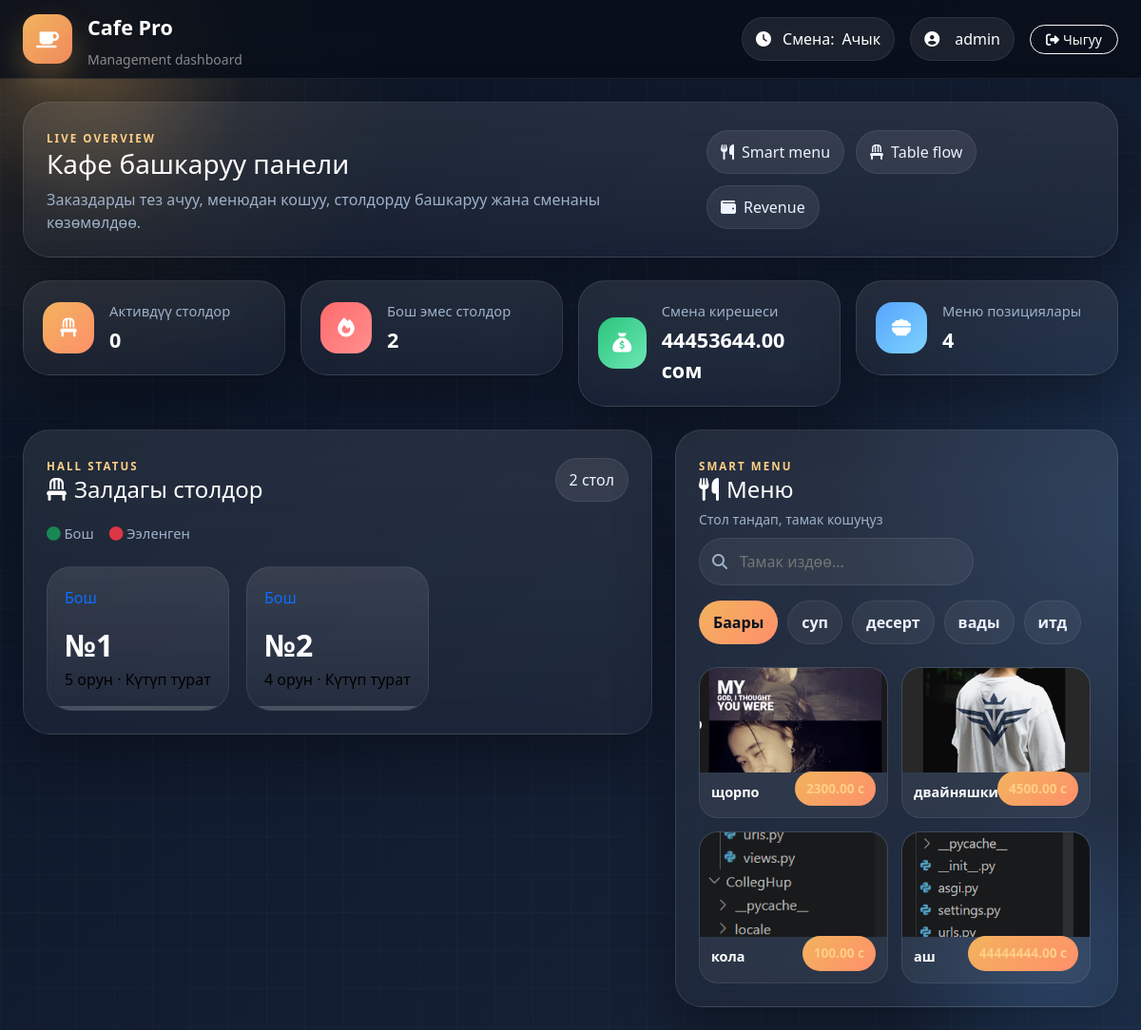
The app's page /waiter/ (signed in), older data.
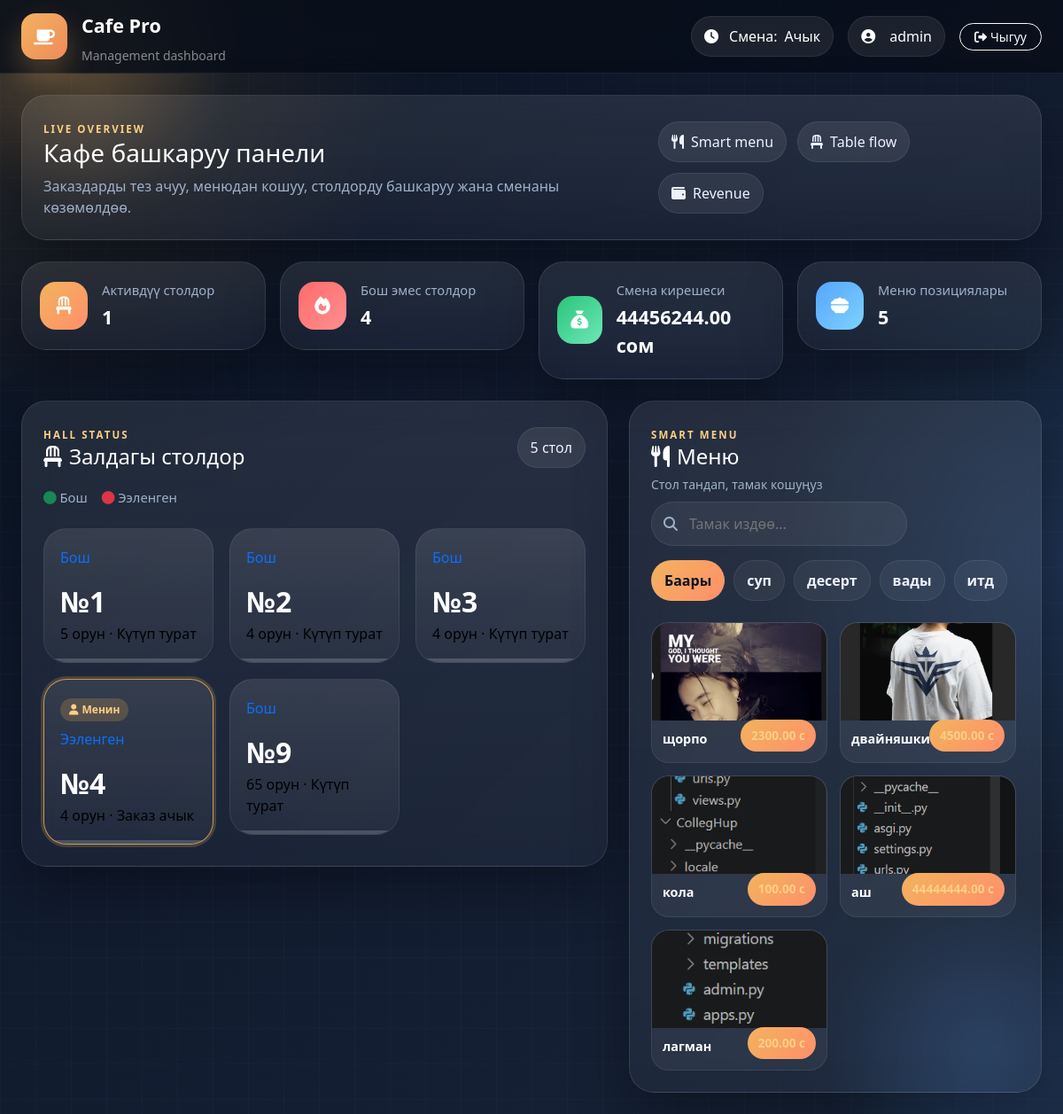
The same page, newer data.
### cafe/models.py (models this page shows, shortened)
class Shift(models.Model):
    STATUS_CHOICES = [
        ('open', 'Ачык'),
        ('closed', 'Жабык'),
    ]
    opened_by = models.ForeignKey(User, on_delete=models.CASCADE)
    status = models.CharField(max_length=20, choices=STATUS_CHOICES, default='open')
    opened_at = models.DateTimeField(auto_now_add=True)
    closed_at = models.DateTimeField(null=True, blank=True)
    def revenue(self):
        orders = Order.objects.filter(
            status='closed',
            created_at__gte=self.opened_at
        )
        return sum(o.total() for o in orders)

class Order(models.Model):
    STATUS_CHOICES = [
        ('open', 'Ачык'),
        ('closed', 'Жабык'),
        ('cancelled', 'Жокко чыгарылган'),
    ]
    table = models.ForeignKey(Table, on_delete=models.CASCADE)
    waiter = models.ForeignKey(User, on_delete=models.CASCADE)
    status = models.CharField(max_length=20, choices=STATUS_CHOICES, default='open')
    created_at = models.DateTimeField(auto_now_add=True)
    closed_at = models.DateTimeField(null=True, blank=True)
    def total(self):
        return sum(item.subtotal() for item in self.orderitem_set.all())

class OrderItem(models.Model):
    order = models.ForeignKey(Order, on_delete=models.CASCADE)
    menu_item = models.ForeignKey(MenuItem, on_delete=models.CASCADE)
    quantity = models.IntegerField(default=1)        # Саны
    def subtotal(self):
        return self.menu_item.price * self.quantity

class MenuItem(models.Model):
    category = models.ForeignKey(Category, on_delete=models.CASCADE)
    name = models.CharField(max_length=200)          # Тамактын аты
    price = models.DecimalField(max_digits=10, decimal_places=2)  # Баасы
    image = models.ImageField(upload_to='menu/', blank=True, null=True)
    is_available = models.BooleanField(default=True) # Бар/Жок

class Table(models.Model):
    STATUS_CHOICES = [
        ('free', 'Бош'),
        ('busy', 'Ээленген'),
        ('selected', 'Тандалган'),
    ]
    number = models.IntegerField(unique=True)        # Стол номери
    seats = models.IntegerField()                    # Орун саны
    status = models.CharField(max_length=20, choices=STATUS_CHOICES, default='free')

class Category(models.Model):
    name = models.CharField(max_length=100)          # Категория аты

### cafe/views.py (the view)
# urls.py: path('waiter/', views.waiter_view, name='waiter'),
@login_required
def waiter_view(request):
    tables = Table.objects.all()
    menu_items = MenuItem.objects.all()
    categories = Category.objects.all()
    active_shift = Shift.objects.filter(status='open').first()
    my_orders = Order.objects.filter(
        waiter=request.user,
        status='open'
    )
    my_tables = [order.table.id for order in my_orders]
    context = {
        'tables': tables,
        'menu_items': menu_items,
        'categories': categories,
        'active_shift': active_shift,
        'active_tables': tables.filter(status='busy').count(),
        'free_tables': tables.filter(status='free').count(),
        'menu_count': menu_items.count(),
        'my_tables': my_tables,
        'my_orders': my_orders,
    }
    return render(request, 'waiter.html', context)

### templates/waiter.html (shortened to what the changed rows need)
{% load static %}
<!DOCTYPE html>
<html lang="ky">
<head>
    <link href="https://cdn.jsdelivr.net/npm/bootstrap@5.3.0/dist/css/bootstrap.min.css" rel="stylesheet">
    <link rel="stylesheet" href="https://cdnjs.cloudflare.com/ajax/libs/font-awesome/6.4.0/css/all.min.css">
    <link rel="stylesheet" href="{% static 'css/style.css' %}">
</head>
<body>
    <div class="bg-orb orb-1"></div>
    <div class="bg-orb orb-2"></div>
    <div class="bg-grid"></div>
    <nav class="navbar navbar-expand-lg premium-navbar px-3 px-lg-4">
        <div class="container-fluid p-0">
        </div>
    </nav>
    <main class="container-fluid px-3 px-lg-4 py-4">
        <section class="hero-banner glass-card mb-4">
        </section>
        <section class="row g-3 mb-4">
            <div class="col-6 col-xl-3">
                <div class="stat-card glass-card">
                    <div>
                        <div class="stat-label">Активдүү столдор</div>
                        <div class="stat-value">{{ active_tables }}</div>
                    </div>
                </div>
            </div>
            <div class="col-6 col-xl-3">
                <div class="stat-card glass-card">
                    <div>
                        <div class="stat-label">Бош эмес столдор</div>
                        <div class="stat-value">{{ free_tables }}</div>
                    </div>
                </div>
            </div>
            <div class="col-6 col-xl-3">
                <div class="stat-card glass-card">
                    <div>
                        <div class="stat-label">Смена кирешеси</div>
                        <div class="stat-value">{% if active_shift %}{{ active_shift.revenue }}{% else %}0{% endif %} сом</div>
                    </div>
                </div>
            </div>
            <div class="col-6 col-xl-3">
                <div class="stat-card glass-card">
                    <div>
                        <div class="stat-label">Меню позициялары</div>
                        <div class="stat-value">{{ menu_count }}</div>
                    </div>
                </div>
            </div>
        </section>
        <section class="row g-4">
            <div class="col-xl-7">
                <div class="glass-card panel-card">
                    <div class="panel-head d-flex justify-content-between align-items-center">
                        <div>
                            <span class="section-kicker">HALL STATUS</span>
                            <h4 class="mb-1"><i class="fas fa-chair me-2"></i>Залдагы столдор</h4>
                        </div>
                        <div class="mini-info">{{ tables.count }} стол</div>
                    </div>
                    <div class="tables-grid mt-4">
                        {% for table in tables %}
                            <a href="{% url 'table_detail' table.id %}" class="text-decoration-none">
                                <div class="table-card {% if table.status == 'busy' %}table-busy{% else %}table-free{% endif %} {% if table.id in my_tables %}my-table{% endif %}">
                                    {% if table.id in my_tables %}
                                    <div class="my-table-badge">
                                        <i class="fas fa-user me-1"></i>Менин
                                    </div>
                                    {% endif %}
                                    <div class="table-status-badge">
                                        {% if table.status == 'busy' %}Ээленген{% else %}Бош{% endif %}
                                    </div>
                                    <div class="table-number">№{{ table.number }}</div>
                                    <div class="table-info">{{ table.seats }} орун ·
                                        {% if table.status == 'busy' %}Заказ ачык{% else %}Күтүп турат{% endif %}
                                    </div>
                                </div>
                            </a>
                            {% endfor %}
                    </div>
                </div>
            </div>
            <div class="col-xl-5">
                <div class="glass-card panel-card">
                    <div class="menu-filters mt-3">
                        <button class="filter-chip active" onclick="filterMenu('all', this)">Баары</button>
                        {% for cat in categories %}
                        <button class="filter-chip" onclick="filterMenu('{{ cat.name }}', this)">{{ cat.name }}</button>
                        {% endfor %}
                    </div>
                    <div class="menu-grid mt-4">
                        {% for item in menu_items %}
                        <div class="menu-card" data-category="{{ item.category.name }}">
                            {% if item.image %}
                            <img src="{{ item.image.url }}" alt="{{ item.name }}">
                            {% endif %}
                            <div class="menu-card-body">
                                <div class="menu-name">{{ item.name }}</div>
                                <div class="menu-price">{{ item.price }} с</div>
                            </div>
                        </div>
                        {% endfor %}
                    </div>
                </div>
            </div>
        </section>
    </main>
</body>
</html>

Row changes from the older to the newer data that the page shows:
computed for Shift: revenue "44453644.00" → "44456244.00"
added Table: status "Бош", number "3", seats "4"
added Table: shows "Менин", status "Ээленген", number "4", seats "4"
added Table: status "Бош", number "9", seats "65"
added MenuItem: image (picture), name "лагман", price "200.00"
Text that changed along with them:
{{ active_tables }}: "0" → "1"
{{ free_tables }}: "2" → "4"
{{ menu_count }}: "4" → "5"
{{ tables.count }}: "2" → "5"
